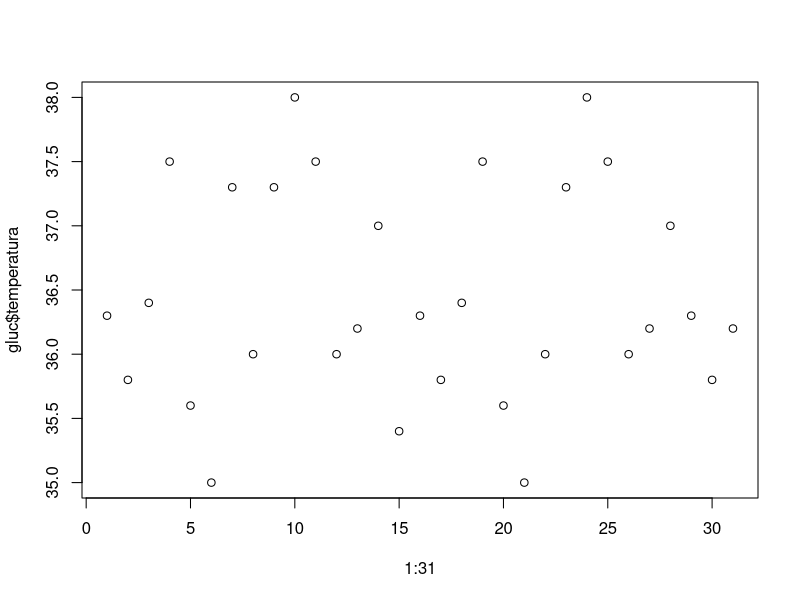
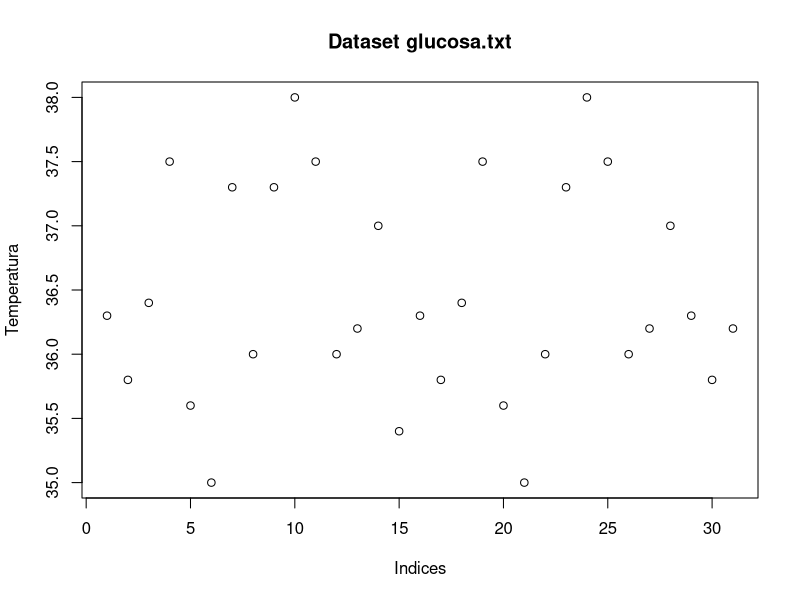
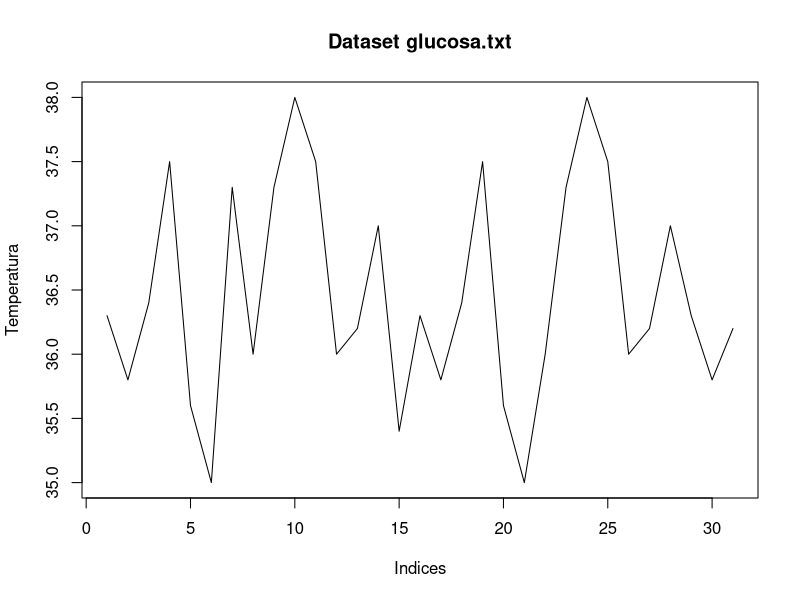

Write the R code that produced these figures, in order.
#### Cargar datos en memoria ####
dir()
gluc <- read.table(file = "glucosa.txt", header = TRUE)
class(gluc)
str(gluc)
colnames(gluc)
class(colnames(gluc))
gluc$glucosa
mean(gluc$glucosa)
median(gluc$glucosa)
sd(gluc$glucosa)
var(gluc$glucosa)
quantile(gluc$glucosa,probs = 0.1)
quantile(gluc$glucosa,probs = 0.5)
quantile(gluc$glucosa,probs = c(0.1,0.9))

gluc$temperatura
# 
help(plot)
plot(x = 1:31, y = gluc$temperatura)
plot(x = 1:31, y = gluc$temperatura,
     main = "Dataset glucosa.txt",xlab = "Indices", ylab = "Temperatura")
plot(x = 1:31, y = gluc$temperatura,
     main = "Dataset glucosa.txt",xlab = "Indices", ylab = "Temperatura",
     type = 'l')

# text()
# lines()
# hist()
# barplot()
# pie()
















